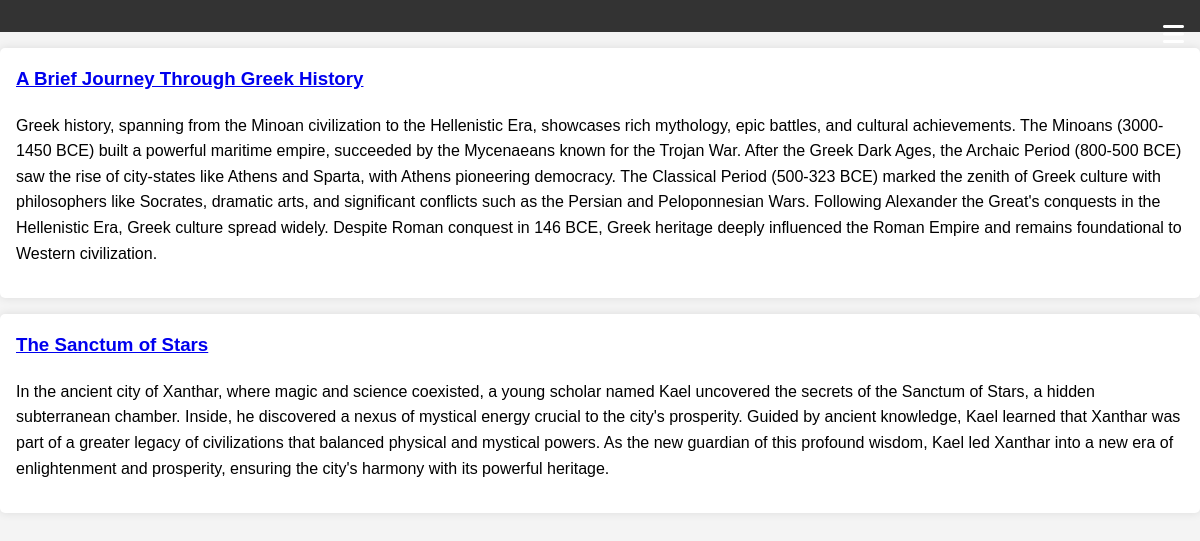
Page /user/1/articles on the earlier database version.
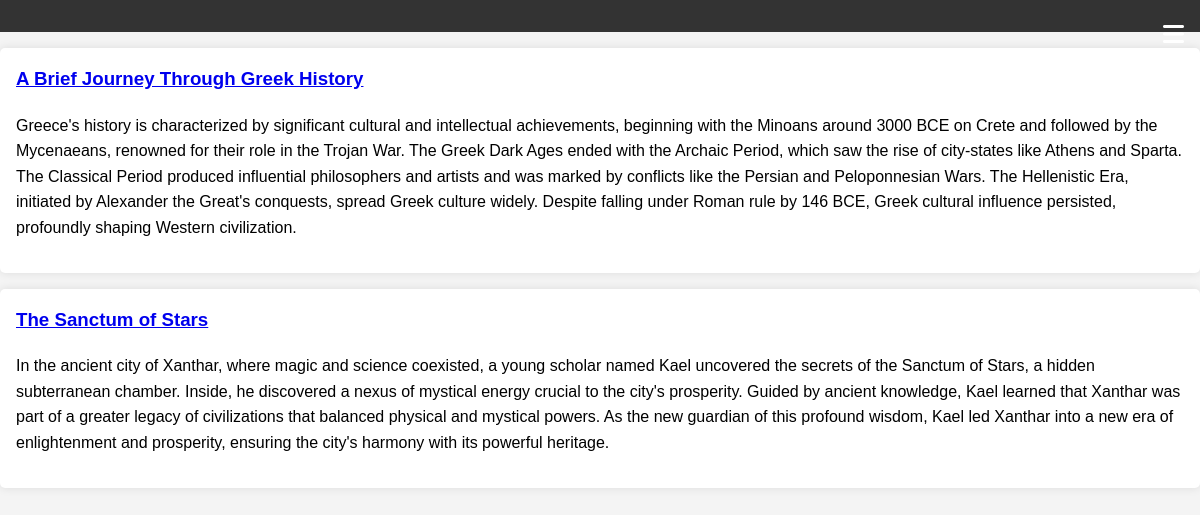
Same page on the later database version.
### tables this page shows
CREATE TABLE articles (
    id INTEGER PRIMARY KEY AUTOINCREMENT,
    title TEXT NOT NULL DEFAULT '',
    subtitle TEXT NOT NULL DEFAULT '',
    content TEXT NOT NULL DEFAULT '',
    tldr TEXT NOT NULL DEFAULT '',
    saved_title TEXT NOT NULL DEFAULT '',
    saved_subtitle TEXT NOT NULL DEFAULT '',
    saved_content TEXT NOT NULL DEFAULT '',
    author_id INTEGER NOT NULL,
    created TIMESTAMP DEFAULT CURRENT_TIMESTAMP,
    draft BOOLEAN DEFAULT TRUE,
    last_saved TIMESTAMP DEFAULT CURRENT_TIMESTAMP,
    blog_id INTEGER NOT NULL DEFAULT 0,
    FOREIGN KEY (blog_id) REFERENCES blogs (id)
);

### app.py (the view)
@app.route('/user/<int:user_id>/articles', methods=('GET',))
def articles(user_id):
    conn = get_db_connection()
    articles = conn.execute('SELECT id, title, subtitle, tldr FROM articles WHERE author_id = ? AND DRAFT = FALSE', (user_id,)).fetchall()
    conn.close()
    return render_template('articles.html', articles=articles)

### app.py (called while the page is built)
def get_db_connection():
    conn = sqlite3.connect(DATABASE)
    conn.row_factory = sqlite3.Row
    return conn

### templates/articles.html
{% extends 'base.html' %}
{% block content %}
<ul>
  {% for article in articles %}
    <li>
      <h3><a href="{{ url_for('view_article', article_id=article.id) }}">{{ article.title }}</a></h3>
      <p>{{ article.tldr }}</p>
    </li>
  {% endfor %}
{% endblock %}

### templates/base.html (shortened to what this page needs)
<!DOCTYPE html>
<html lang="en">
<head>
    <link rel="stylesheet" href="{{ url_for('static', filename='style.css') }}">
    <link rel="stylesheet" href="https://cdnjs.cloudflare.com/ajax/libs/font-awesome/6.0.0-beta3/css/all.min.css">
</head>
<body>
    <header>
        <div class="menu-icon" aria-label="Menu" aria-expanded="false" aria-controls="menu" role="button" onclick="toggleMenu()">
            <i class="fas fa-bars"></i>
        </div>
    </header>
    <main>
        {% block content %}{% endblock %}
    </main>
</body>
</html>

### static/style.css (style rules this page uses)
body { font-family: Arial, sans-serif; margin: 0; padding: 0; background-color: #f4f4f4; line-height: 1.6; }
header { background-color: #333; color: white; padding: 1rem; text-align: center; position: relative; }
h1, h2, h3 { margin-top: 0; }
ul { list-style: none; padding: 0; }
ul li { background-color: white; margin: 1rem 0; padding: 1rem; border-radius: 5px; box-shadow: 0 0 10px rgba(0, 0, 0, 0.1); }
.menu-icon { position: absolute; top: 1rem; right: 1rem; font-size: 24px; cursor: pointer; }

Differences in the rows shown:
changed articles "A Brief Journey Through Greek History": tldr "Greek history, spanning from the Minoan civilization to the Hellenistic Era, showcases rich mythology, epic battles, and cultural achievements. The Minoans (3000-1450 BCE) built a powerful maritime empire, succeeded by the Mycenaeans known for the Trojan War. After the Greek Dark Ages, the Archaic Period (800-500 BCE) saw the rise of city-states like Athens and Sparta, with Athens pioneering democracy. The Classical Period (500-323 BCE) marked the zenith of Greek culture with philosophers like Socrates, dramatic arts, and significant conflicts such as the Persian and Peloponnesian Wars. Following Alexander the Great's conquests in the Hellenistic Era, Greek culture spread widely. Despite…" → "Greece's history is characterized by significant cultural and intellectual achievements, beginning with the Minoans around 3000 BCE on Crete and followed by the Mycenaeans, renowned for their role in the Trojan War. The Greek Dark Ages ended with the Archaic Period, which saw the rise of city-states like Athens and Sparta. The Classical Period produced influential philosophers and artists and was marked by conflicts like the Persian and Peloponnesian Wars. The Hellenistic Era, initiated by Alexander the Great's conquests, spread Greek culture widely. Despite falling under Roman rule by 146 BCE, Greek cultural influence persisted, profoundly shaping Western civilization."
